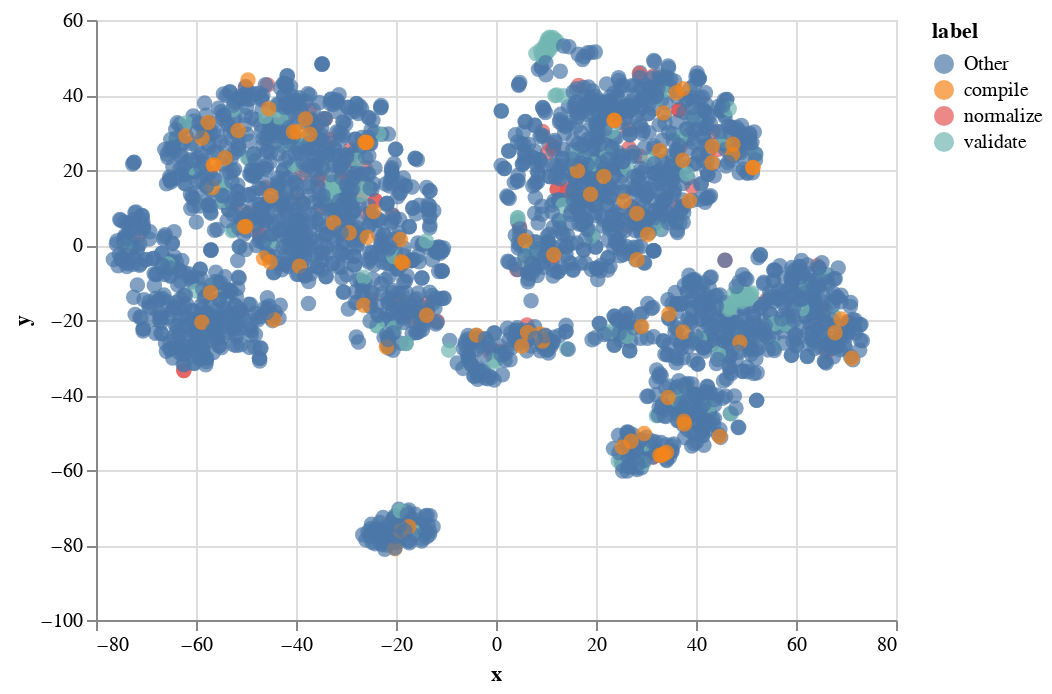

This figure's notebook cell:
### Code cell
def compute_tsne_dict(data, include=None, isolate_color=None, n_iter=10000, perplexity=50, mean=True):
    all_data = []
    labels = []
    for item in data:
        if include is None or item['func_name'] in include:
            label = item['func_name'] if isolate_color is None or item['func_name'] in isolate_color else 'Other'
            labels.append(label)
            all_data.append(item['embedding'])

    tsne = TSNE(n_iter=n_iter, perplexity=perplexity, n_jobs=-1, learning_rate=25.)
    if mean:
        z = [x.mean(0) for x in all_data]
    else:
        z = [x.flatten() for x in all_data]
    tsne_results = tsne.fit_transform(z)
    out_data = []
    for (x, y), label in zip(tsne_results, labels):
        out_data.append(dict(x=x, y=y, label=str(label)))
    df = pd.DataFrame(out_data)
    # plot = p9.ggplot(p9.aes('x', 'y'), df) + p9.geom_point(p9.aes(color='label'), alpha=0.8) + p9.theme_classic()
    return df

not_grey_list = ['validate', 'normalize', 'compile']
df = compute_tsne_dict(in_tsne_embeddings, include=[x[0] for x in matches], isolate_color=not_grey_list,
                       n_iter=4000, perplexity=32, mean=True)

alt.Chart(df).mark_circle(size=60).encode(
    x='x',
    y='y',
    color='label',
    tooltip=['label']
).interactive()

### Figure 1 — Vega-Lite specification as saved in the notebook (floating-point values rounded to 4 significant figures; data arrays with more than 128 entries replaced by an {"elided": "..."} marker saying what was removed)
{"config": {"view": {"continuousWidth": 400, "continuousHeight": 300}}, "data": {"name": "data-d5dd820bed5e1a9643298b9b5086716c"}, "mark": {"type": "circle", "size": 60}, "encoding": {"color": {"type": "nominal", "field": "label"}, "tooltip": [{"type": "nominal", "field": "label"}], "x": {"type": "quantitative", "field": "x"}, "y": {"type": "quantitative", "field": "y"}}, "selection": {"selector019": {"type": "interval", "bind": "scales", "encodings": ["x", "y"]}}, "$schema": "https://vega.github.io/schema/vega-lite/v4.8.1.json", "datasets": {"data-d5dd820bed5e1a9643298b9b5086716c": {"elided": "2886 records"}}}
